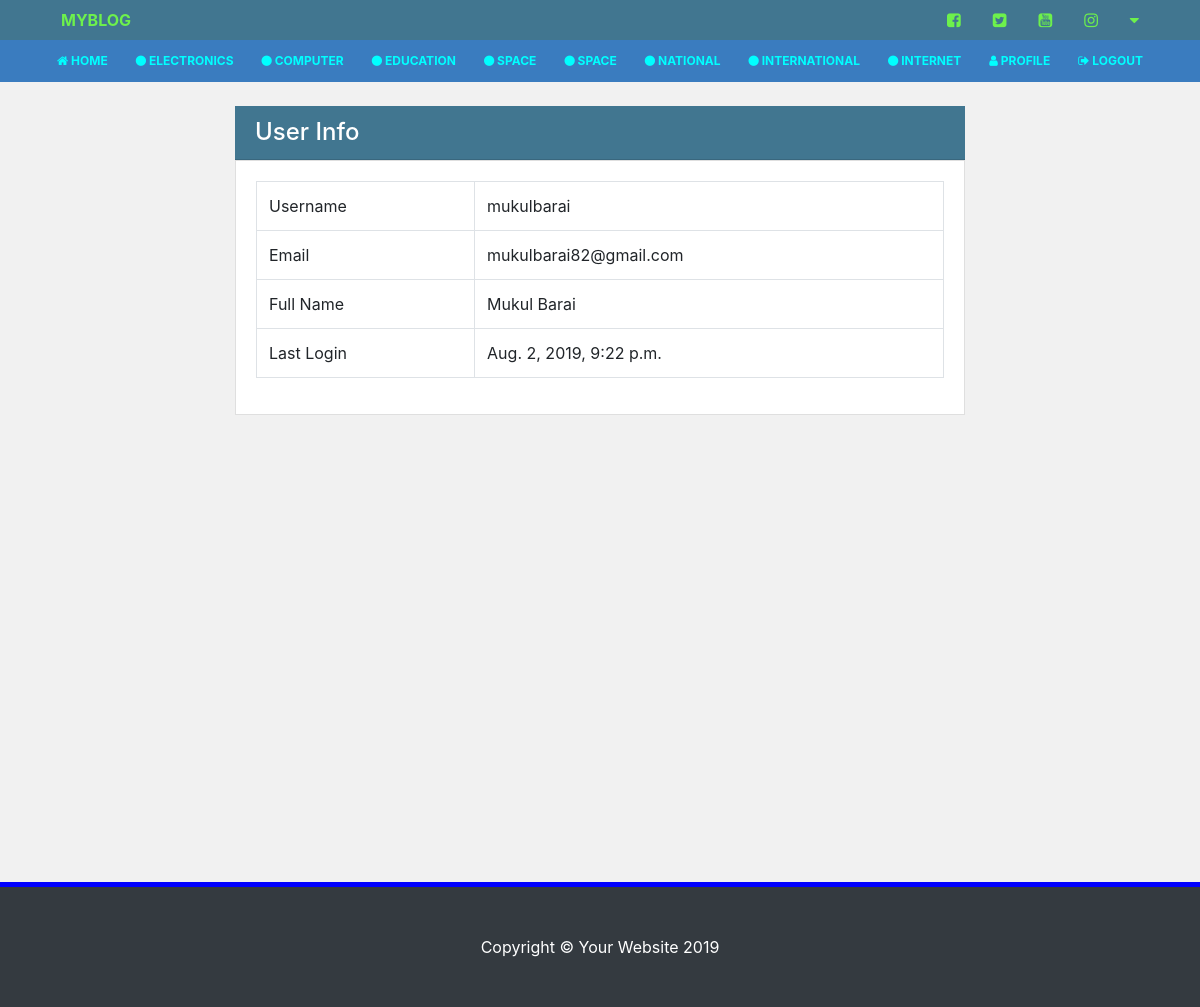
/accounts/profile/ (signed in), run on the app's committed database.
### blog/models.py (models this page shows)
class Category(models.Model):
	name = models.CharField(max_length=100)
	def __str__(self): return self.name

### blog/views.py (the view)
# urls.py: path('accounts/profile/', views.profile, name='profile'),
def profile(request):
	if not request.user.is_authenticated:
		return redirect('/accounts/login/?next=/profile')
	context = request.context
	return render(request, 'profile.html', context)

### blog/templates/profile.html (shortened to what this page needs)
{% extends 'layouts/main.html' %}
{% block main %}
  <div class="container main">
    <div class="row justify-content-center">
      <div class="col-md-8 my-4">
        <h4 class="text-white card-header" style="background: #417690">User Info</h4>
          <div class="card mb-4">
            <div class="card-body">
              <table class="table table-bordered">
                <tr>
                  <td>Username</td>
                  <td>{{user.username}}</td>
                </tr>
                  <td>Email</td>
                  <td>{{user.email}}</td>
                  <td>Full Name</td>
                  <td>{{user.get_full_name}}</td>
                  <td>Last Login</td>
                  <td>{{user.last_login}}</td>
              </table>
            </div>
          </div>
      </div>
    </div>
  </div>
{% endblock %}

### blog/templates/layouts/main.html
{% load static %}
<!DOCTYPE html>
<html lang="en">
  <head>
    {% include 'layouts/head.html' %}
  </head>
  <body>
    <header>
      {% include 'layouts/header.html' %}
    </header>
    {% block main %}
    {% endblock %}
    {% include 'layouts/footer.html' %}
  </body>
</html>

### blog/templates/layouts/head.html (shortened to what this page needs)
{% load static %}
<link href="{% static 'css/bootstrap.min.css' %}" rel="stylesheet">
<link href="{% static 'css/style.css' %}" rel="stylesheet">
<link rel="stylesheet" type="text/css" href="https://stackpath.bootstrapcdn.com/font-awesome/4.7.0/css/font-awesome.min.css">

### blog/templates/layouts/header.html (shortened to what this page needs)
<nav class="navbar-top mb-0">
  <div class="container">
    <ul class="d-flex justify-content-between px-0 mb-0">
      <li class="nav-item list-unstyled">
        <a class="nav-link logo" href="{% url 'index' %}">MYBLOG</a>
      </li>
      <li class="list-unstyled">
        <ul class="d-flex">
          <li class="nav-item list-unstyled">
            <a href="" class="nav-link"><i class="fa fa-facebook-square"></i></a>
          </li>
          <li class="nav-item list-unstyled">
            <a href="" class="nav-link"><i class="fa fa-twitter-square"></i></a>
          </li>
          <li class="nav-item list-unstyled">
            <a href="" class="nav-link"><i class="fa fa-youtube-square"></i></a>
          </li>
          <li class="nav-item list-unstyled">
            <a href="" class="nav-link"><i class="fa fa-instagram"></i></a>
          </li>
          <li class="nav-item list-unstyled">
            <a class="nav-link" href="#" data-target="#navbardrop" data-toggle="collapse">
              <i class="fa fa-caret-down"></i>
            </a>
          </li>
        </ul>
      </li>
    </ul>
  </div>
</nav>
<nav class="navbar py-0 navbar-bottom navbar-expand-md">
  <div class="container">
    <div class="collapse py-1 navbar-collapse" id="navbardrop">
      <ul class="navbar-nav flex-wrap px-1 flex-row justify-content-between container-fluid">
        <li class="nav-item">
          <a class="nav-link text-center" href="{% url 'index' %}"><i class="fa fa-home"></i> HOME</a>
        </li>
        {% for category in categories %}
          <li class="nav-item">
            <a class="nav-link text-uppercase text-center" href="{% url 'category' category=category %}"><i class="fa fa-circle"></i> {{category.name}}</a>
          </li>
        {% endfor %}
        {% if user.is_authenticated %}
          <li class="nav-item">
            <a class="nav-link text-center" href="{% url 'profile' %}"><i class="fa fa-user"></i> PROFILE</a>
          </li>
          <li class="nav-item">
            <a class="nav-link text-center" href="{% url 'logout' %}?next={% url 'index' %}"><i class="fa fa-sign-out"></i> LOGOUT</a>
          </li>
        {% endif %}
      </ul>
    </div>
  </div>
</nav>

### blog/templates/layouts/footer.html (shortened to what this page needs)
{% load static %}
<footer class="py-5 bg-dark" style="position: static; bottom: 0">
  <div class="container">
    <p class="m-0 text-center text-white">Copyright &copy; Your Website 2019</p>
  </div>
</footer>

### blog/static/css/style.css (style rules this page uses)
body { background: #f1f1f1; }
.container.main { min-height: 100vh; }
* { border-radius: 0!important; }
.navbar-bottom .nav-link { color: aqua!important; font-weight: bold!important; font-size: 12px; }
.navbar-top { background: #417690; }
.navbar-top .nav-link { color: #6df14c!important; font-weight: bold!important; font-size: 16px; }
.navbar-bottom { background: #3a7cbf!important; }
footer { border-top: 5px solid blue; }

### data on the page
Category: name "ELECTRONICS"
Category: name "COMPUTER"
Category: name "EDUCATION"
Category: name "SPACE"
Category: name "SPACE"
Category: name "NATIONAL"
Category: name "INTERNATIONAL"
Category: name "INTERNET"

### other printed values
{{ user.username }} "mukulbarai"
{{ user.email }} "mukulbarai82@gmail.com"
{{ user.get_full_name }} "Mukul Barai"
{{ user.last_login }} "Aug. 2, 2019, 9:22 p.m."
